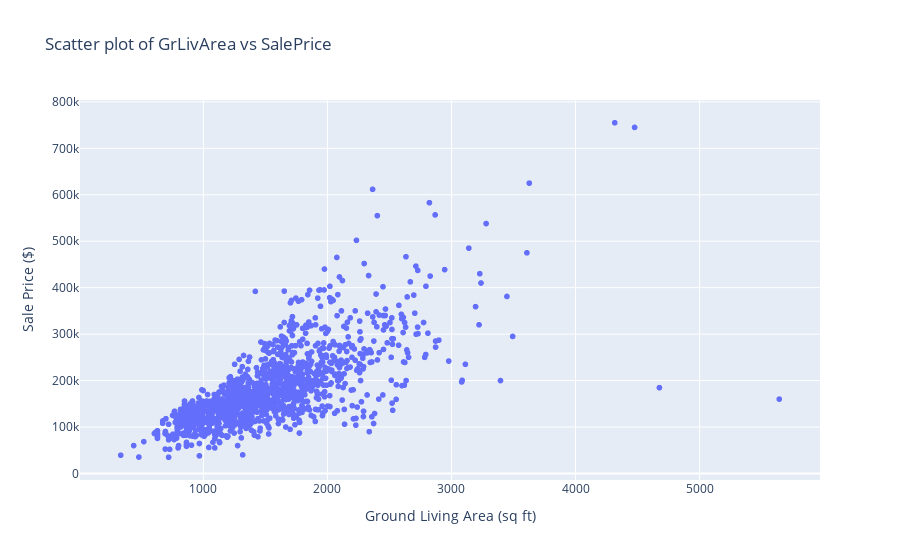

Notebook source saved alongside this figure:
### Markdown cell above
<h1>Créer du modèle de prédiction avec une regression univariée</h1>

Nous allons commencer avec une unique colonne d'entrainement : GrLivArea

### Code cell
fig = px.scatter(datasetR, x='GrLivArea', y='SalePrice', 
                 title='Scatter plot of GrLivArea vs SalePrice',
                 labels={'GrLivArea': 'Ground Living Area (sq ft)', 'SalePrice': 'Sale Price ($)'})

# Affichage du graphique
fig.show()

### Figure 1 — Plotly figure (JSON) as saved in the notebook; plotly's stock layout.template omitted (floating-point values rounded to 4 significant figures; data arrays with more than 128 entries replaced by an {"elided": "..."} marker saying what was removed)
{"data": [{"hovertemplate": "Ground Living Area (sq ft)=%{x}<br>Sale Price ($)=%{y}<extra></extra>", "legendgroup": "", "marker": {"color": "#636efa", "symbol": "circle"}, "mode": "markers", "name": "", "showlegend": false, "type": "scattergl", "x": {"elided": "1460 int values"}, "xaxis": "x", "y": {"elided": "1460 int values"}, "yaxis": "y"}], "layout": {"autosize": true, "legend": {"tracegroupgap": 0}, "title": {"text": "Scatter plot of GrLivArea vs SalePrice"}, "xaxis": {"anchor": "y", "autorange": true, "domain": [0, 1], "range": [-7.11, 5983.0], "title": {"text": "Ground Living Area (sq ft)"}, "type": "linear"}, "yaxis": {"anchor": "x", "autorange": true, "domain": [0, 1], "range": [-24530.0, 814400.0], "title": {"text": "Sale Price ($)"}, "type": "linear"}}}
